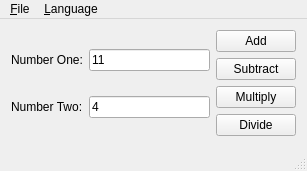
<?xml version="1.0" encoding="UTF-8"?>
<ui version="4.0">
 <class>QJsonTranslatorExampleForm</class>
 <widget class="QMainWindow" name="QJsonTranslatorExampleForm">
  <property name="geometry">
   <rect>
    <x>0</x>
    <y>0</y>
    <width>307</width>
    <height>171</height>
   </rect>
  </property>
  <property name="windowTitle">
   <string>QJsonTranslatorExample</string>
  </property>
  <widget class="QWidget" name="centralWidget">
   <layout class="QHBoxLayout" name="horizontalLayout_3">
    <item>
     <layout class="QVBoxLayout" name="verticalLayout_2">
      <item>
       <layout class="QHBoxLayout" name="horizontalLayout">
        <item>
         <widget class="QLabel" name="labelNrOne">
          <property name="text">
           <string>Number One:</string>
          </property>
         </widget>
        </item>
        <item>
         <widget class="QLineEdit" name="lineEditNrOne">
          <property name="text">
           <string notr="true">11</string>
          </property>
         </widget>
        </item>
       </layout>
      </item>
      <item>
       <layout class="QHBoxLayout" name="horizontalLayout_2">
        <item>
         <widget class="QLabel" name="labelNrTwo">
          <property name="text">
           <string>Number Two:</string>
          </property>
         </widget>
        </item>
        <item>
         <widget class="QLineEdit" name="lineEditNrTwo">
          <property name="text">
           <string notr="true">4</string>
          </property>
         </widget>
        </item>
       </layout>
      </item>
     </layout>
    </item>
    <item>
     <layout class="QVBoxLayout" name="verticalLayout">
      <item>
       <widget class="QPushButton" name="pushButtonAdd">
        <property name="text">
         <string>Add</string>
        </property>
       </widget>
      </item>
      <item>
       <widget class="QPushButton" name="pushButtonSubtract">
        <property name="text">
         <string>Subtract</string>
        </property>
       </widget>
      </item>
      <item>
       <widget class="QPushButton" name="pushButtonMultiply">
        <property name="text">
         <string>Multiply</string>
        </property>
       </widget>
      </item>
      <item>
       <widget class="QPushButton" name="pushButtonDivide">
        <property name="text">
         <string>Divide</string>
        </property>
       </widget>
      </item>
     </layout>
    </item>
   </layout>
  </widget>
  <widget class="QMenuBar" name="menuBar">
   <property name="geometry">
    <rect>
     <x>0</x>
     <y>0</y>
     <width>307</width>
     <height>21</height>
    </rect>
   </property>
   <widget class="QMenu" name="menu_File">
    <property name="title">
     <string>&amp;File</string>
    </property>
    <addaction name="action_Exit"/>
   </widget>
   <widget class="QMenu" name="menu_Language">
    <property name="title">
     <string>&amp;Language</string>
    </property>
   </widget>
   <addaction name="menu_File"/>
   <addaction name="menu_Language"/>
  </widget>
  <widget class="QStatusBar" name="statusBar"/>
  <action name="action_Exit">
   <property name="text">
    <string>&amp;Exit</string>
   </property>
  </action>
  <action name="action_Auto">
   <property name="checkable">
    <bool>true</bool>
   </property>
   <property name="checked">
    <bool>true</bool>
   </property>
   <property name="text">
    <string>&amp;Auto</string>
   </property>
  </action>
  <action name="action_English">
   <property name="checkable">
    <bool>true</bool>
   </property>
   <property name="checked">
    <bool>true</bool>
   </property>
   <property name="text">
    <string>&amp;English</string>
   </property>
  </action>
 </widget>
 <layoutdefault spacing="6" margin="11"/>
 <resources>
  <include location="qjsontranslatorexample.qrc"/>
 </resources>
 <connections/>
</ui>
